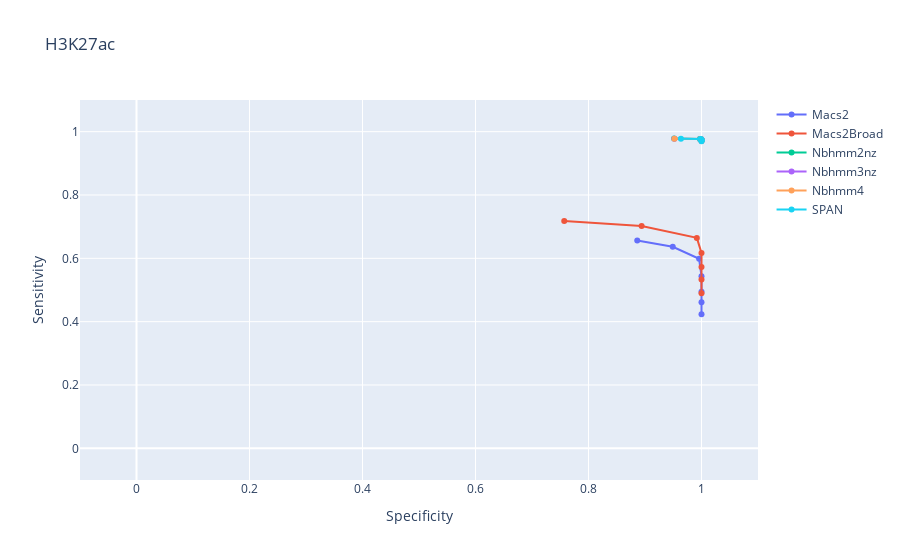
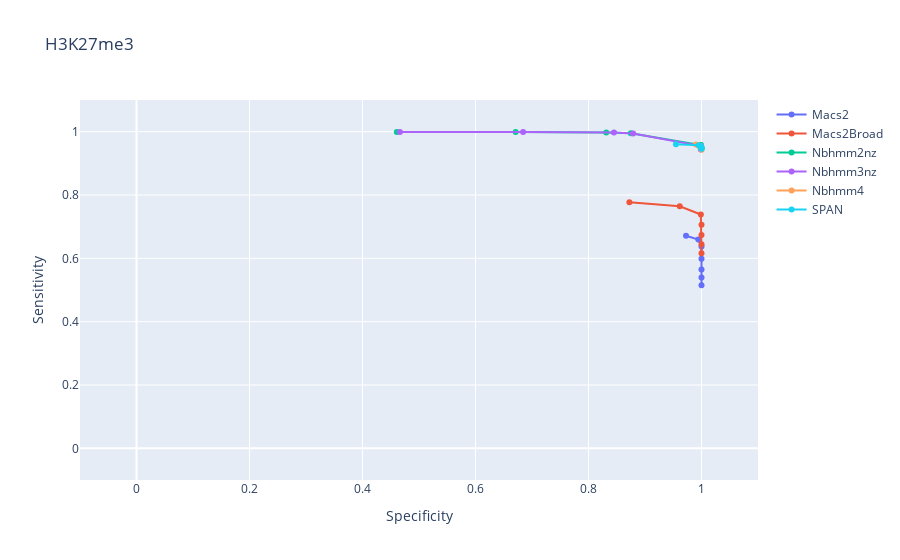
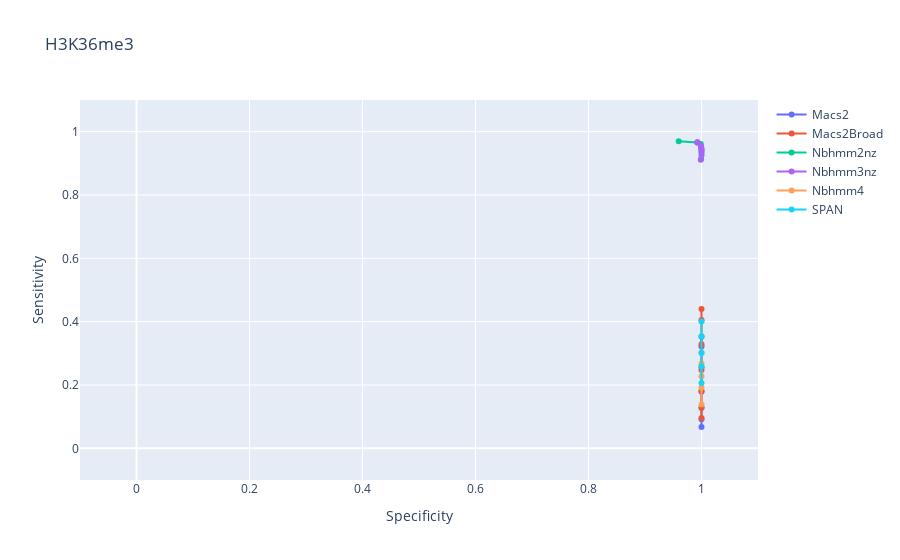
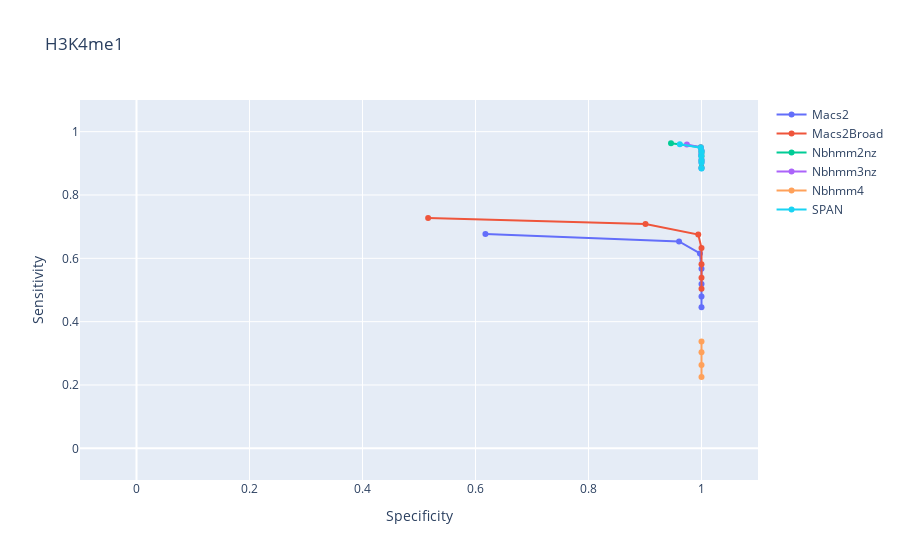

Notebook cell for these charts, in order:
### Code cell
import plotly.graph_objects as go
import plotly.express as px

for m in sorted(set(df['Modification'])):
    fig = go.Figure(layout_title_text=m)
    for tool in sorted(set(df['Tool'])):
        t = df.loc[np.logical_and(df['Modification']==m, df['Tool']==tool)].sort_values(by=['Fdr'])
        fig.add_trace(go.Scatter(x=t['SpecificityF'], y=t['SensitivityF'], 
                                 mode='lines+markers',
                                 name=tool))
    fig.update_xaxes(range=[-0.1, 1.1], title='Specificity')
    fig.update_yaxes(range=[-0.1, 1.1], title='Sensitivity')
    fig.show()

### Figure 1 — Plotly figure (JSON) as saved in the notebook; plotly's stock layout.template omitted (floating-point values rounded to 4 significant figures)
{"data": [{"mode": "lines+markers", "name": "Macs2", "type": "scatter", "x": [1, 1, 1, 1, 0.9958, 0.9491, 0.8863], "y": [0.4236, 0.4612, 0.4946, 0.5434, 0.5985, 0.6364, 0.6566]}, {"mode": "lines+markers", "name": "Macs2Broad", "type": "scatter", "x": [1, 1, 1, 1, 0.9917, 0.894, 0.757], "y": [0.4894, 0.5333, 0.5729, 0.617, 0.6646, 0.7022, 0.718]}, {"mode": "lines+markers", "name": "Nbhmm2nz", "type": "scatter", "x": [1, 1, 1, 0.9996, 0.9978, 0.9972, 0.9515], "y": [0.9727, 0.9729, 0.9746, 0.9756, 0.9767, 0.9769, 0.9781]}, {"mode": "lines+markers", "name": "Nbhmm3nz", "type": "scatter", "x": [1, 1, 1, 1, 0.9996, 0.9978, 0.952], "y": [0.9703, 0.9729, 0.9743, 0.975, 0.9758, 0.9769, 0.9779]}, {"mode": "lines+markers", "name": "Nbhmm4", "type": "scatter", "x": [1, 1, 1, 0.9996, 0.9996, 0.9977, 0.952], "y": [0.9701, 0.9727, 0.9737, 0.9748, 0.9758, 0.9767, 0.9777]}, {"mode": "lines+markers", "name": "SPAN", "type": "scatter", "x": [1, 1, 1, 1, 0.9996, 0.9978, 0.9636], "y": [0.9697, 0.9725, 0.9731, 0.9746, 0.9758, 0.9767, 0.9777]}], "layout": {"title": {"text": "H3K27ac"}, "xaxis": {"range": [-0.1, 1.1], "title": {"text": "Specificity"}}, "yaxis": {"range": [-0.1, 1.1], "title": {"text": "Sensitivity"}}}}

### Figure 2 — Plotly figure (JSON) as saved in the notebook; plotly's stock layout.template omitted (floating-point values rounded to 4 significant figures)
{"data": [{"mode": "lines+markers", "name": "Macs2", "type": "scatter", "x": [1, 1, 1, 1, 1, 0.9943, 0.9726], "y": [0.5152, 0.5395, 0.5647, 0.5985, 0.6373, 0.6591, 0.6715]}, {"mode": "lines+markers", "name": "Macs2Broad", "type": "scatter", "x": [1, 1, 1, 1, 0.9988, 0.9615, 0.8724], "y": [0.616, 0.6442, 0.6741, 0.7061, 0.7386, 0.7646, 0.7774]}, {"mode": "lines+markers", "name": "Nbhmm2nz", "type": "scatter", "x": [0.9988, 0.9988, 0.9988, 0.8749, 0.8314, 0.671, 0.4608], "y": [0.9479, 0.9577, 0.9577, 0.9949, 0.997, 0.9987, 0.9991]}, {"mode": "lines+markers", "name": "Nbhmm3nz", "type": "scatter", "x": [0.9988, 0.9988, 0.9988, 0.879, 0.8451, 0.6843, 0.4662], "y": [0.944, 0.9547, 0.9547, 0.9944, 0.997, 0.9987, 0.9991]}, {"mode": "lines+markers", "name": "Nbhmm4", "type": "scatter", "x": [1, 1, 1, 1, 0.9988, 0.9951, 0.9901], "y": [0.9428, 0.9457, 0.9479, 0.95, 0.9539, 0.9564, 0.9598]}, {"mode": "lines+markers", "name": "SPAN", "type": "scatter", "x": [1, 1, 1, 1, 0.9988, 0.9951, 0.9548], "y": [0.9457, 0.9466, 0.9487, 0.9517, 0.9539, 0.9573, 0.9603]}], "layout": {"title": {"text": "H3K27me3"}, "xaxis": {"range": [-0.1, 1.1], "title": {"text": "Specificity"}}, "yaxis": {"range": [-0.1, 1.1], "title": {"text": "Sensitivity"}}}}

### Figure 3 — Plotly figure (JSON) as saved in the notebook; plotly's stock layout.template omitted (floating-point values rounded to 4 significant figures)
{"data": [{"mode": "lines+markers", "name": "Macs2", "type": "scatter", "x": [1, 1, 1, 1, 1, 1, 1], "y": [0.06751, 0.09186, 0.1282, 0.1784, 0.2557, 0.3216, 0.3525]}, {"mode": "lines+markers", "name": "Macs2Broad", "type": "scatter", "x": [1, 1, 1, 1, 1, 1, 1], "y": [0.09551, 0.128, 0.181, 0.2476, 0.3285, 0.4052, 0.4401]}, {"mode": "lines+markers", "name": "Nbhmm2nz", "type": "scatter", "x": [0.9993, 1, 1, 0.9993, 0.9986, 0.9926, 0.9596], "y": [0.914, 0.9326, 0.942, 0.9498, 0.9608, 0.9662, 0.9698]}, {"mode": "lines+markers", "name": "Nbhmm3nz", "type": "scatter", "x": [0.9987, 1, 1, 1, 0.9993, 0.9927, 0.9928], "y": [0.9114, 0.9255, 0.9387, 0.9456, 0.9536, 0.9655, 0.9667]}, {"mode": "lines+markers", "name": "Nbhmm4", "type": "scatter", "x": [null, null, 1, 1, 1, 1, 1], "y": [0, 0, 0.1387, 0.1922, 0.2273, 0.2683, 0.3028]}, {"mode": "lines+markers", "name": "SPAN", "type": "scatter", "x": [null, null, 1, 1, 1, 1, 1], "y": [0, 0, 0.2063, 0.2584, 0.301, 0.3538, 0.4006]}], "layout": {"title": {"text": "H3K36me3"}, "xaxis": {"range": [-0.1, 1.1], "title": {"text": "Specificity"}}, "yaxis": {"range": [-0.1, 1.1], "title": {"text": "Sensitivity"}}}}

### Figure 4 — Plotly figure (JSON) as saved in the notebook; plotly's stock layout.template omitted (floating-point values rounded to 4 significant figures)
{"data": [{"mode": "lines+markers", "name": "Macs2", "type": "scatter", "x": [1, 1, 1, 1, 0.9972, 0.9603, 0.6176], "y": [0.4452, 0.4795, 0.5188, 0.5668, 0.6154, 0.6533, 0.677]}, {"mode": "lines+markers", "name": "Macs2Broad", "type": "scatter", "x": [1, 1, 1, 1, 0.9942, 0.9009, 0.5162], "y": [0.5043, 0.539, 0.5815, 0.6323, 0.6751, 0.7087, 0.7271]}, {"mode": "lines+markers", "name": "Nbhmm2nz", "type": "scatter", "x": [1, 1, 1, 1, 1, 0.9987, 0.946], "y": [0.8872, 0.9071, 0.9225, 0.9326, 0.9396, 0.951, 0.9632]}, {"mode": "lines+markers", "name": "Nbhmm3nz", "type": "scatter", "x": [1, 1, 1, 0.9996, 1, 0.9987, 0.9742], "y": [0.8846, 0.9028, 0.912, 0.9268, 0.9388, 0.9503, 0.9598]}, {"mode": "lines+markers", "name": "Nbhmm4", "type": "scatter", "x": [null, null, null, 1, 1, 1, 1], "y": [0, 0, 0, 0.2254, 0.2633, 0.3031, 0.3373]}, {"mode": "lines+markers", "name": "SPAN", "type": "scatter", "x": [1, 1, 1, 0.9996, 1, 0.9987, 0.9616], "y": [0.8838, 0.9015, 0.9105, 0.9242, 0.9371, 0.9493, 0.9606]}], "layout": {"title": {"text": "H3K4me1"}, "xaxis": {"range": [-0.1, 1.1], "title": {"text": "Specificity"}}, "yaxis": {"range": [-0.1, 1.1], "title": {"text": "Sensitivity"}}}}
